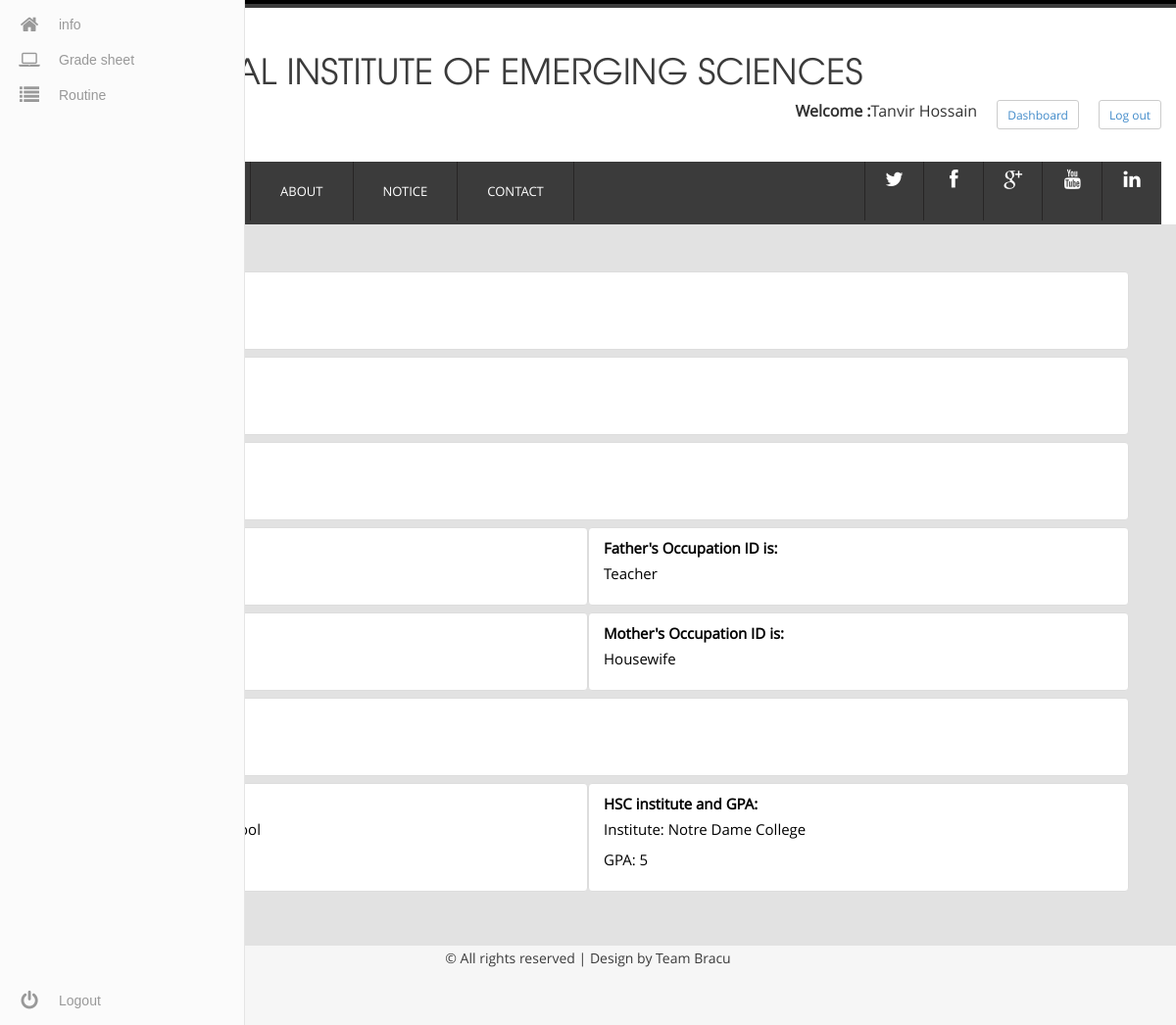
Screenshot of /includes/stdInfo.php?stdid=9 (signed in) with the database file from the repository.
### tables this page shows
CREATE TABLE `personal_info` (
  `id` int(11) NOT NULL,
  `fname` varchar(50) DEFAULT NULL,
  `lname` varchar(50) DEFAULT NULL,
  `email` varchar(50) DEFAULT NULL,
  `faname` varchar(50) DEFAULT NULL,
  `faocu` varchar(15) NOT NULL,
  `moname` varchar(50) DEFAULT NULL,
  `moocu` varchar(15) NOT NULL,
  `addr` varchar(80) NOT NULL,
  `birth` date DEFAULT NULL,
  `gender` varchar(5) NOT NULL,
  `sscName` varchar(50) DEFAULT NULL,
  `sscGpa` int(1) DEFAULT NULL,
  `hscName` varchar(50) DEFAULT NULL,
  `hscGpa` int(1) DEFAULT NULL
);

### includes/stdInfo.php (the view, shortened to what this page needs)
<?php
    include_once 'database.php';
    $stdId = $_REQUEST["stdid"];
    $qry = "select * from personal_info where id=$stdId";
    $result = mysqli_query($conn,$qry);
    $subject = mysqli_fetch_assoc($result)
?>
<html>
    <head>
        <link rel="stylesheet" href="../css/header.css">
    </head>
    <body>
        <?php include_once 'sidebar.php';?>
        <div class="area" style="padding: 4%;">
            <div class="list-group" style="background-color: #f4f4f4;">
                <a href="#" id="nList" class="list-group-item list-group-item-action flex-column align-items-start col-sm-12">
                  <div class="d-flex w-100 justify-content-between">
                    <label class="mb-1">Your Student ID is: </label>
                  </div>
                  <p class="mb-1"><?php echo $subject["id"]?></p>
                </a>
            </div>
            <div class="list-group">
                <a href="#" id="nList" class="list-group-item list-group-item-action flex-column align-items-start col-sm-12">
                  <div class="d-flex w-100 justify-content-between">
                    <label class="mb-1">First Name is: </label>
                  </div>
                  <p class="mb-1"><?php echo $subject["fname"]?></p>
                </a>
            </div>
            <div class="list-group">
                <a href="#" id="nList" class="list-group-item list-group-item-action flex-column align-items-start col-sm-12">
                  <div class="d-flex w-100 justify-content-between">
                    <label class="mb-1">Last Name is: </label>
                  </div>
                  <p class="mb-1"><?php echo $subject["lname"]?></p>
                </a>
            </div>
            <div class="list-group">
                <a href="#" id="nList" class="list-group-item list-group-item-action flex-column align-items-start col-sm-6">
                  <div class="d-flex w-100 justify-content-between">
                    <label class="mb-1">Father's Name is: </label>
                  </div>
                  <p class="mb-1"><?php echo $subject["faname"]?></p>
                </a>
            </div>
            <div class="list-group">
                <a href="#" id="nList" class="list-group-item list-group-item-action flex-column align-items-start col-sm-6">
                  <div class="d-flex w-100 justify-content-between">
                    <label class="mb-1">Father's Occupation ID is: </label>
                  </div>
                  <p class="mb-1"><?php echo $subject["faocu"]?></p>
                </a>
            </div>
            <div class="list-group">
                <a href="#" id="nList" class="list-group-item list-group-item-action flex-column align-items-start col-sm-6">
                  <div class="d-flex w-100 justify-content-between">
                    <label class="mb-1">Mother's Name is: </label>
                  </div>
                  <p class="mb-1"><?php echo $subject["moname"]?></p>
                </a>
            </div>
            <div class="list-group">
                <a href="#" id="nList" class="list-group-item list-group-item-action flex-column align-items-start col-sm-6">
                  <div class="d-flex w-100 justify-content-between">
                    <label class="mb-1">Mother's Occupation ID is: </label>
                  </div>
                  <p class="mb-1"><?php echo $subject["moocu"]?></p>
                </a>
            </div>
            <div class="list-group">
                <a href="#" id="nList" class="list-group-item list-group-item-action flex-column align-items-start col-sm-12">
                  <div class="d-flex w-100 justify-content-between">
                    <label class="mb-1">Date of Birth: </label>
                  </div>
                  <p class="mb-1"><?php echo $subject["birth"]?></p>
                </a>
            </div>
            <div class="list-group">
                <a href="#" id="nList" class="list-group-item list-group-item-action flex-column align-items-start col-sm-6">
                  <div class="d-flex w-100 justify-content-between">
                    <label class="mb-1">SSC institute and GPA : </label>
                  </div>
                  <p class="mb-1"><?php echo "Institute: ".$subject["sscName"]?></p>
                  <p class="mb-1"><?php echo "GPA: ".$subject["sscGpa"]?></p>
                </a>
            </div>
            <div class="list-group">
                <a href="#" id="nList" class="list-group-item list-group-item-action flex-column align-items-start col-sm-6">
                  <div class="d-flex w-100 justify-content-between">
                    <label class="mb-1">HSC institute and GPA: </label>
                  </div>
                  <p class="mb-1"><?php echo "Institute: ".$subject["hscName"]?></p>
                  <p class="mb-1"><?php echo "GPA: ".$subject["hscGpa"]?></p>
                </a>
            </div>
        </div>
    </body>
    <?php
        include_once 'footer.php';
    ?>
</html>

### css/style.css (style rules this page uses)
body { font-family: 'open_sansregular'; background:#ffffff; font-size: 100%; }

### css/header.css (style rules this page uses)
* { margin-top: 0; padding: 0; text-decoration: none; list-style: none; }
.area { float: left; background: #e2e2e2; width: 100%; height: 100%; }

### includes/stdInfo.php (style rules this page uses)
#nList { margin-bottom: 7px; color: black; font-size: 15px; }

### rows the page displays
personal_info: faocu "Teacher", moocu "Housewife", hscName "Notre Dame College", hscGpa "5"

### other values shown
$_SESSION['uname'] "Tanvir Hossain"
